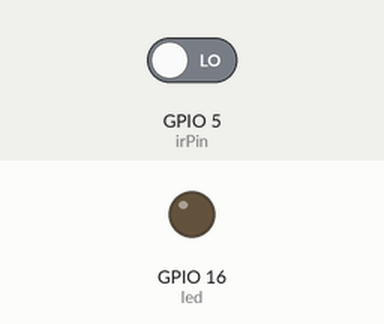
Simulated run of this sketch. Board: ESP8266 (NodeMCU). Shown: output pins drawn as LEDs (lit = HIGH). The inputs (shaded band) are chosen by the test bench; at power-on: GPIO 5 (irPin) LOW. WiFi joins after 1.5 s; servers stay silent unless stated; what the sketch prints to the serial monitor is not drawn.

Above: at 2.7 s.
2.8 s: GPIO 5 (irPin) driven HIGH
At 3.7 s:
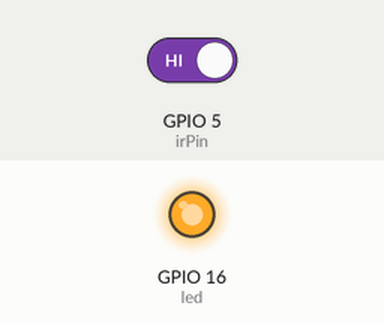
4.3 s: GPIO 5 (irPin) driven LOW
At 4.8 s:
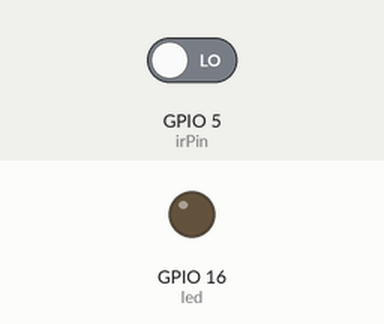
Timing chart, 0 to 7.3 s (numbered marks = the images above; inputs shaded):
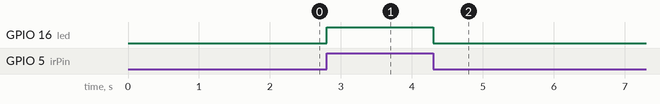

Measured:
- after the input at 2.8 s, GPIO 16 (led): LOW → HIGH at once
- after the input at 4.3 s, GPIO 16 (led): HIGH → LOW at once

The sketch:

ep_11.ino
```cpp
#include<ESP8266WiFi.h>
// Set GPIOs for LED and irsensor
int irPin = 5; //
int led = 16; //optional
// Detects whenever the door changed state
bool changeState = false;
// Holds reedswitch state (1=opened, 0=close)
bool state;
String detectState; //doorState
// Auxiliary variables (it will only detect changes that are 1500 milliseconds apart)
unsigned long previousMillis = 0;
const long interval = 1500;
const char* ssid = "zen---";
const char* password = "0874141---";
const char* host = "maker.ifttt.com";
const char* apiKey = "dIBd--Pkx4pkbjGPz1----";
// Runs whenever the reedswitch changes state
ICACHE_RAM_ATTR void irStatus() { //changeDoorStatus()
 Serial.println("State changed");
 changeState = true;
}
void setup() {
 // Serial port for debugging purposes
 Serial.begin(115200);
 // Read the current door state
 pinMode(irPin, INPUT);
 state = digitalRead(irPin);
 // Set LED state to match door state
 pinMode(led, OUTPUT);
 digitalWrite(led, state);

 // Set the reedswitch pin as interrupt, assign interrupt function and set CHANGE mode
 attachInterrupt(digitalPinToInterrupt(irPin), irStatus,
CHANGE);
 // Connect to Wi-Fi
 WiFi.begin(ssid, password);
 while (WiFi.status() != WL_CONNECTED) {
 delay(500);
 Serial.print(".");
 }
 Serial.println("");
 Serial.println("WiFi connected");
}
void loop() {
 if (changeState){
 unsigned long currentMillis = millis();
 if(currentMillis - previousMillis >= interval) {
 previousMillis = currentMillis;
 // If a state has occured, invert the current door state
 state = !state;
 if(state) {
 detectState = "Not Detect";
 }
 else{
 detectState = "Detect";
 }
 digitalWrite(led, state);
 changeState = false;
 Serial.println(state);
 Serial.println(detectState);

 //Send email
 Serial.print("connecting to ");
 Serial.println(host);
 WiFiClient client;
 const int httpPort = 80;
 if (!client.connect(host, httpPort)) {
 Serial.println("connection failed");
 return;
 }

 String url = "/trigger/ir_detect/with/key/";
 url += apiKey;

 Serial.print("Requesting URL: ");
 Serial.println(url);
 client.print(String("POST ") + url + " HTTP/1.1\r\n" +
 "Host: " + host + "\r\n" +
 "Content-Type: application/x-www-formurlencoded\r\n" +
 "Content-Length: 13\r\n\r\n" +
 "value1=" + detectState + "\r\n");
 }
 }
}
```
